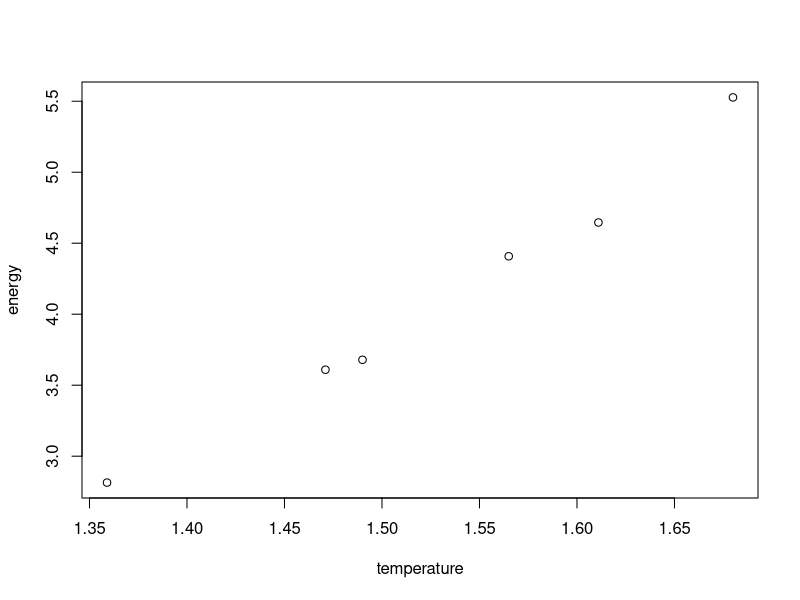

Generate this figure with R: (Note: this script raises an error after producing the figure.)
## ---- chunk 1
library(dplyr)
## ---- chunk 2
lamp <- read.table("lamp.txt", header = TRUE)
with(lamp, plot(energy ~ temperature))
## ---- chunk 3
lamp.model <- lm(log(energy) ~ temperature, data = lamp)
summary(lamp.model)
## ---- chunk 4
model1 <- nls(energy ~ th1 * exp(th2 * temperature), data = lamp, start = list(th1 = 2.5, th2 = 2.068))
summary(model1)
## ---- chunk 5
y_value <- .171 * exp(2.066 * 1.4) 
## ---- chunk 6
model2 <- read.table("trailuser.txt", header = TRUE, stringsAsFactors = TRUE)
model2$dayType <- as.factor(model2$dayType)
model2$season <- as.factor(model2$season)

contrasts(model2$dayType)
contrasts(model2$season)

additive_model <- lm(volume ~ avgtemp + precip + dayType + season, data = model2)
summary(additive_model)
## ---- chunk 7
full_model <- lm(volume ~ avgtemp + precip + dayType + season, data = trailuser)
reduced_model <- lm(volume ~ avgtemp + precip + dayType, data = trailuser)
anova_results <- anova(reduced_model, full_model)
anova_results 
## ---- chunk 8
par(mfrow = c(1, 2)) 
plot(reduced_model)
## ---- chunk 9
quadratic_model <- lm(volume ~ avgtemp + I(avgtemp^2) + precip + dayType, data = trailuser)
summary(quadratic_model)
## ---- chunk 10

## ---- chunk 11

## ---- chunk 12
beta0 <- -599.94041
beta1 <- 27.81275
beta2 <- -0.18344
beta3 <- -148.07875
dayType_weekend <- 0

avgtemp <- 55
precip <- 0.15

predicted_volume <- beta0 + 
                   (beta1 * avgtemp) + 
                   (beta2 * (avgtemp^2)) + 
                   (beta3 * precip) + 
                   (dayType_weekend * 93.65017)
predicted_volume
## ---- chunk 13
trailuser2 <- trailuser |>
  mutate(sqrt_precip = sqrt(precip))
## ---- chunk 14
model4 <- lm(volume ~ avgtemp + I(avgtemp^2) + sqrt_precip + dayType, data = trailuser)

sqrt_precip_value <- sqrt(0.15)
new_data <- data.frame(avgtemp = 55,
                       I.avgtemp.2 = 55^2, sqrt_precip = sqrt_precip_value, dayType = factor("weekday", levels = c("weekday", "weekend")))
predicted_usage <- predict(model4, newdata = new_data)
predicted_usage
## ---- chunk 15
intercept <- 66.45
beta_BMI <- -1.62
beta_BP <- -1.49
beta_interaction <- 0.11

BMI <- 25
BP <- 90

interaction_term <- BMI * BP

predicted_response <- intercept + (beta_BMI * BMI) + (beta_BP * BP) + (beta_interaction * interaction_term)
predicted_response
